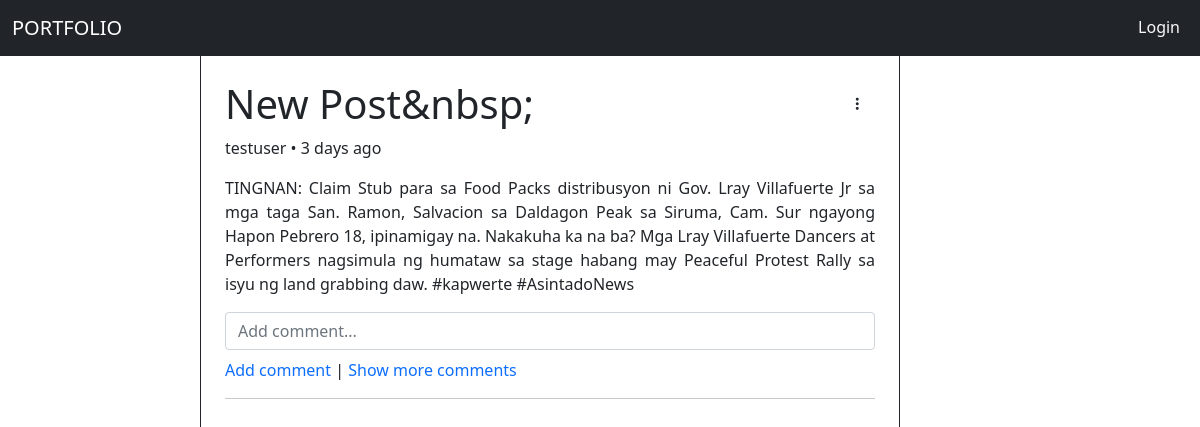
The page /views/pages/article.php?id=3 on the database its author committed.
### tables this page shows
CREATE TABLE `posts` (
  `id` int(11) NOT NULL AUTO_INCREMENT,
  `title` varchar(255) NOT NULL,
  `body` longtext NOT NULL,
  `creator_id` int(11) NOT NULL,
  `created_at` datetime DEFAULT current_timestamp(),
  PRIMARY KEY (`id`)
);

### models/crud.php (called while the page is built, shortened)
<?php
include 'config.php';
function query($sql, $data=null) {
    global $db;
    $stmt = $db->prepare($sql);
    $stmt->execute($data);
    return $stmt;
}
function bindAuthor($rows) {
    foreach($rows as $key=>$row) {
    $sql = 'select username from users where id=?';
    $data = [$row['creator_id']];
    $author = query($sql, $data)->fetchColumn();
    $newRow = $row;
    $newRow['author'] = $author;
    $rows[$key] = $newRow;
    }
    return $rows;
}

### models/transform.php (called while the page is built, shortened)
<?php
function interval($start_time){
    $end_time = new DateTime();
    $interval = $start_time->diff($end_time);
    if($interval->y > 0) {
        return $interval->y . " year" . ($interval->y > 1 ? "s" : "") . " ago";
    } else if($interval->m > 0) {
        return $interval->m . " month" . ($interval->m > 1 ? "s" : "") . " ago";
    } else if($interval->d > 0) {
        return $interval->d . " day" . ($interval->d > 1 ? "s" : "") . " ago";
    } else if($interval->h > 0) {
        return $interval->h . " hour" . ($interval->h > 1 ? "s" : "") . " ago";
    } else if($interval->i > 0) {
        return $interval->i . " minute" . ($interval->i > 1 ? "s" : "") . " ago";
    } else {
        return $interval->s . " second" . ($interval->s > 1 ? "s" : "") . " ago";
    }
}

### views/pages/article.php (the view, shortened to what this page needs)
<?php
include '../../models/auth.php';
include_once '../../models/crud.php';
include '../../models/transform.php';
$postID = $_GET['id'];
$sql = "SELECT * FROM posts WHERE id=?";
$post = array(query($sql,[$postID])->fetch());
$post = bindAuthor($post)[0];
$time = interval(new DateTime($post['created_at']));
?>
<!DOCTYPE html>
<html lang="en">
<head>
    <link rel="stylesheet" href="https://cdn.jsdelivr.net/npm/bootstrap@5.0.1/dist/css/bootstrap.min.css">
    <link rel="stylesheet" href="https://cdnjs.cloudflare.com/ajax/libs/font-awesome/7.0.1/css/all.min.css">
    <link rel="stylesheet" href="../../styles.css">
</head>
<body>
<div class="main-container d-flex flex-column dvh-100">
    <div id="navbar-section">
        <?php include '../../views/components/navbar.php' ?>
    </div>
<div class="content-container flex-grow-1">
    <div class="row h-100 m-0">
    <div class="sidepanel col-md-2 h-100"></div>
    <div class="col-md-7 p-4 border-start border-end border-dark h-100">
    <?php if($post) { ?>
    <div class="d-flex flex-row justify-content-between">
        <h1 id="article-title-<?= $post['id'] ?>"><?= htmlspecialchars($post['title']) ?></h1>
            <div class="dropdown mt-2">
                <button type="button" class="btn  btn-outline-onhover btn-sm shadow-none" data-bs-toggle="dropdown"><i class="fa-solid fa-ellipsis-vertical"></i></button>
            </div>
    </div>
    <p><?= htmlspecialchars($post['author']) ?> <span> • <?= $time ?></span></p>
    <p class="content"><?= htmlspecialchars($post['body']) ?></p>
    <form class="commentPostForm" id="comment-form-<?= $post['id'] ?>" action="" onSubmit="submitComment(event,<?= $post['id'] ?>)">
        <input id="comment-box-<?= $post['id'] ?>" name="comment" type="text" class="form-control my-2" placeholder="Add comment...">
    </form>
    <div id="comment-section">
        <?php include '../components/display-comments.php' ?>
    </div>
    <hr>
    <?php }else{ ?>
        <p>Post not found.</p>
    <?php } ?>
    </div>
    </div>
    <div class="sidepanel col-md-3 h-100"></div>
</div>
</div>
</body>
</html>

### styles.css (style rules this page uses)
.content { text-align: justify !important; }
.dvh-100 { height: 100dvh; }

### rows shown on the page
posts: title "New Post&nbsp;", created_at "3 days ago", body "TINGNAN: Claim Stub para sa Food Packs distribusyon ni Gov. Lray Villafuerte Jr sa mga taga San. Ramon, Salvacion sa Daldagon Peak sa Siruma, Cam. Sur ngayong Hapon Pebrero 18, ipinamigay na. Nakakuha ka na ba? Mga Lray Villafuerte Dancers at Performers nagsimula ng humataw sa stage habang may Peaceful Protest Rally sa isyu ng land grabbing daw. #kapwerte #AsintadoNews"

### other values the page prints
$post['author'] "testuser"
